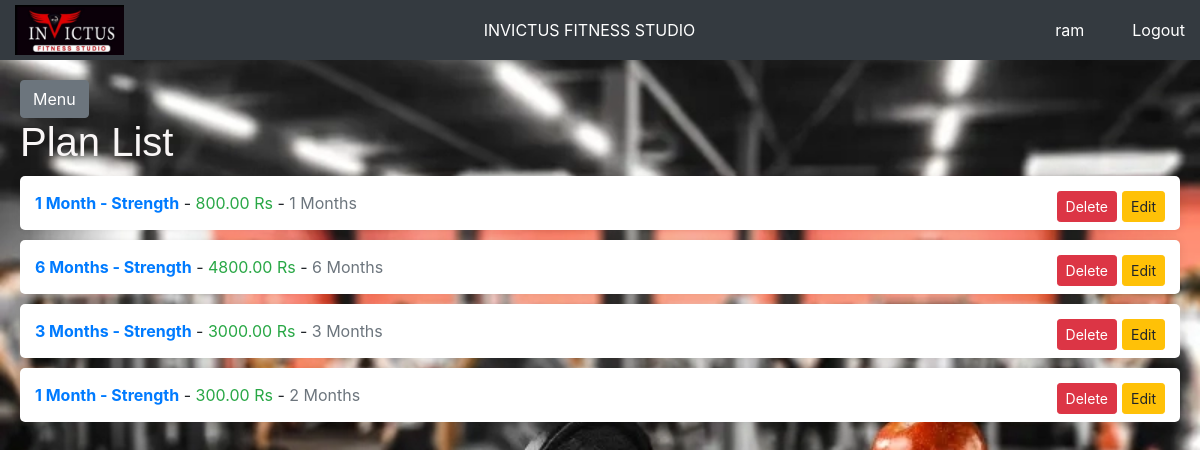
Page /plan_list/ (signed in) on the committed database.
### memberships/models.py (models this page shows, shortened)
class Plan(models.Model):
    name = models.CharField(max_length=100)
    description = models.TextField()
    price = models.DecimalField(max_digits=10, decimal_places=2)
    duration = models.IntegerField(help_text="Duration in months")

### memberships/views.py (the view)
# urls.py: path('plan_list/', views.plan_list, name='plan_list'),
@login_required
def plan_list(request):
    plans = Plan.objects.all()
    return render(request, 'memberships/plan_list.html', {'plans': plans})

### main/templates/memberships/plan_list.html (shortened to what this page needs)
{% extends "base.html" %}
{% block content %}
<h1 style="color: #f9f6f6; font-family: Arial, sans-serif;">Plan List</h1>
<ul style="list-style-type: none; padding: 0;">
    {% for plan in plans %}
        <li style="background-color: #fff; margin: 10px 0; padding: 15px; border-radius: 5px; box-shadow: 0 0 10px rgba(0, 0, 0, 0.1); transition: transform 0.2s;">
            <span style="font-weight: bold; color: #007BFF;">{{ plan.name }}</span> -
            <span style="color: #28a745;">{{ plan.price }} Rs</span> -
            <span style="color: #6c757d;">{{ plan.duration }} Months</span>
            <a href="{% url 'edit_plan' plan.id %}" class="btn btn-warning btn-sm" style="float: right; margin-left: 5px;">Edit</a>
            <form method="post" action="{% url 'delete_plan' plan.id %}" style="display: inline;">
                <button type="submit" class="btn btn-danger btn-sm" style="float: right;">Delete</button>
            </form>
        </li>
    {% endfor %}
</ul>
{% endblock %}

### main/templates/base.html (shortened to what this page needs)
<!DOCTYPE html>
<html>
  <head>
    <link
      href="https://stackpath.bootstrapcdn.com/bootstrap/4.5.2/css/bootstrap.min.css"
      rel="stylesheet"
    />
    {% load static %}
    <link rel="stylesheet" type="text/css" href="{% static 'css/main.css' %}" />
  </head>
  <body>
    <div class="header">
      <a href="{% url 'home' %}">
        <img
          src="{% static 'images/gms_logo.png' %}"
          alt="Logo"
        />
      </a>
      <div class="center">INVICTUS FITNESS STUDIO</div>
      <div class="text-white mr-5">{{user.username}}</div>
      <a href="/" class="text-white">Logout</a>
    </div>
    <div class="content" id="content">
      <button
        class="btn btn-secondary"
        id="sidebarCollapse"
        style="margin-top: 60px"
      >
        Menu
      </button>
      {% block content %} {% endblock %}
    </div>
  </body>
</html>

### main/static/css/main.css (style rules this page uses)
.header { height: 60px; background-color: #343a40; color: #ffffff; text-align: center; position: fixed; width: 100%; top: 0; z-index: 1000; display: flex; align-items: center; justify-content: space-between; padding: 0 15px; }
.header img { height: 50px; }
.header .center { flex-grow: 1; text-align: center; }
.content { padding: 20px; }
.content { margin-left: 0; padding: 20px; transition: margin-left 0.3s ease; }

### rows in the picture
Plan: name "1 Month - Strength", price "800.00", duration "1"
Plan: name "6 Months - Strength", price "4800.00", duration "6"
Plan: name "3 Months - Strength", price "3000.00", duration "3"
Plan: name "1 Month - Strength", price "300.00", duration "2"

### other values in the picture
{{ user.username }} "ram"
